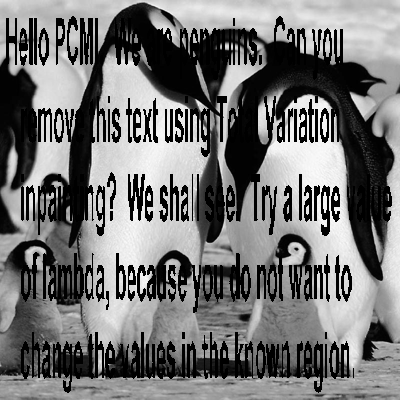
#> input picture 2D_Inpainting_Declipping/2D_Image_Inpainting/inpaint_img.tif, 400 x 400 px
$ jupyter execute --allow-errors Inpainting.ipynb   (older library calls are emulated)
#> lines starting #> are read from the running program, lines starting #| are printed output that depends on the picture
[cell 1]
import numpy as np
from scipy.sparse import spdiags , eye
import matplotlib.pyplot as plt
from skimage.io import imread
import scipy

[cell 2]
def inpainting(u0,D):
    I=u0.copy().astype(np.float)
    I[I == 0] = np.nan
    he,wi=I.shape
    x1=[]
    for i in range(he):
        y=I[i,:].T
        if (np.isnan(y).sum())>0:
            N= len(y)
            n = np.array([i for i in range(N)]);
            e=np.ones((N,1))
            D=spdiags(np.hstack((e,-2*e,e)).T,[0,1,2],N,N)
            k=np.isfinite(y)
            S=eye(N).toarray()
            S = np.delete(S,np.where(k==False),0)
            Sc=eye(N).toarray()
            r=np.where(k==False)
            r=r[0]
            Sc = Sc[r,:]
            L=sum(~(k))
            v=np.linalg.solve(-(Sc @ (D.T @ D) @ Sc.T), ( Sc @ D.T @ D @ S.T @ y[k]))
            x=np.zeros((N,))
            x[k]=y[k]
            x[np.logical_not(k)]=v
        else:
            x=y;
        try:
            x1=np.row_stack((x1,x.T));
        except:
            x1 = x.T
        x1 = np.array(x1)

    x2=[]
    for i in range(he):
        y=I[:,i].T
        if (np.isnan(y).sum())>0:
            N= len(y)
            n = np.array([i for i in range(N)]);
            e=np.ones((N,1))
            D=spdiags(np.hstack((e,-2*e,e)).T,[0,1,2],N,N)
            k=np.isfinite(y)
            S=eye(N).toarray()
            S = np.delete(S,np.where(k==False),0)
            Sc=eye(N).toarray()
            r=np.where(k==False)
            r=r[0]
            Sc = Sc[r,:]
            L=sum(~(k))
            v=np.linalg.solve(-(Sc @ (D.T @ D) @ Sc.T), ( Sc @ D.T @ D @ S.T @ y[k]))
            x=np.zeros((N,))
            x[k]=y[k]
            x[np.logical_not(k)]=v
        else:
            x=y;
        try:
            x2=np.column_stack((x2,x));
        except:
            x2 = x
        x2 = np.array(x2)
    x=(x1+x2)/2
    return x

[cell 3]
u0=plt.imread('inpaint_img.tif')
#> u0 is the input picture: shape (400, 400); min 0, max 251, mean 115.3
D=plt.imread('img_mask.tif')
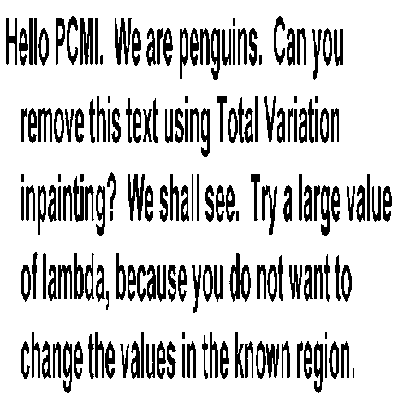
#> input picture 2D_Inpainting_Declipping/2D_Image_Inpainting/img_mask.tif, 400 x 400 px
#> D is the input picture: shape (400, 400, 4); mean R, G, B, A 206.6, 206.6, 206.6, 255
x=inpainting(u0,D)
#> in inpainting, `I[I == 0] = np.nan`: I: shape (400, 400) float64; 19.05% of the values are NaN or infinite; the others: min 1, max 251, mean 142.4
#> the loop in inpainting, `for i in range(he):` made 400 passes
#> (r, L, v) on passes 12, 13, 14, 17, 18: ([163], 1, [-6.67]), ([165], 1, [-7.83]), ([167], 1, [-7.83]), ([72, 73, 279, 280], 4, [174, 174, 209, 211.5]), ([71, 72, 73, 74, 278, 279, 280, 281], 8, [174, 174.1, 173.9, 173.6, 205.1, 206, 207, 207.9])
#> (r, L) on passes 71, 77, 78, 79: ([180, 181, 195, 211, 212, 213, 217, 218, 314, 315, 316, 317], 12), ([180, 181, 197, 213, 214, 215, 216, 217, 313, 314, 315, 316], 12), ([180, 181, 197, 213, 214, 215, 216, 217, 313, 314, 315, 316], 12), ([180, 181, 213, 214, 215, 216, 217, 249, 313, 314, 315], 11)
#> the loop in inpainting, `for i in range(he):` made 400 passes
#> (r, L, v) on passes 10 to 15: ([36, 37, 38, 39, 40, 41, 42], 7, [182.8, 180.1, 177, 174.2, 172.7, 173.2, 176.7]), ([36, 37, 38, 39, 40, 41, 42], 7, [184.2, 180.6, 176.3, 172.3, 169.7, 169.4, 172.5]), ([36, 37, 38, 39, 40, 41, 42], 7, [184.8, 180.5, 175.3, 170.4, 167, 166.2, 169.1]), ([36, 37, 38, 39, 40, 41, 42, 184], 8, [184.2, 179.8, 174.7, 169.9, 166.7, 165.9, 168.6, -0.667]), ([36, 37, 38, 39, 40, 41, 42], 7, [187.5, 183.4, 178.7, 174.1, 170.7, 169.2, 170.7]), ([36, 37, 38, 39, 40, 41, 42, 43, 179], 9, [188.2, 184.6, 180, 175.4, 171.6, 169.6, 170.2, 174.4, -1.5])
#> (r, L) on passes 38, 95: ([254, 342, 343, 344, 345, 346, 347, 348, 349, 350], 10), ([109, 110, 111, 112, 113, 114, 137, 138, 139, 140, 141], 11)
#> in inpainting, `x=(x1+x2)/2`:
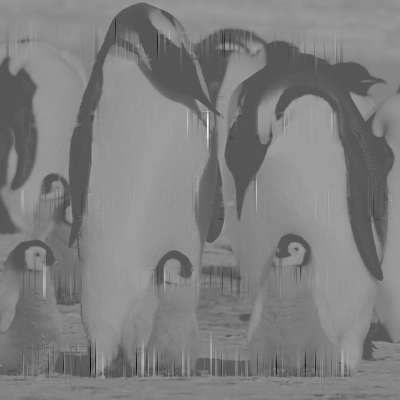
#> x: shape (400, 400) float64; min -294.5, max 581.1, mean 142; drawn with min black and max white
plt.imshow(x,cmap='gray')
